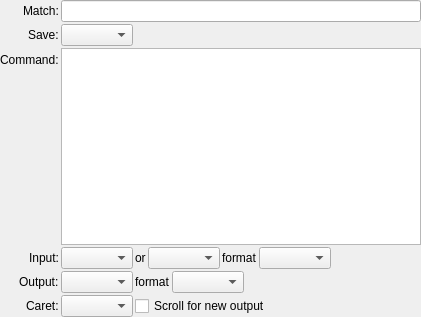
<?xml version="1.0" encoding="UTF-8"?>
<ui version="4.0">
 <class>Command</class>
 <widget class="QWidget" name="Command">
  <property name="geometry">
   <rect>
    <x>0</x>
    <y>0</y>
    <width>421</width>
    <height>317</height>
   </rect>
  </property>
  <property name="windowTitle">
   <string>Form</string>
  </property>
  <layout class="QFormLayout" name="formLayout_2">
   <property name="fieldGrowthPolicy">
    <enum>QFormLayout::AllNonFixedFieldsGrow</enum>
   </property>
   <property name="labelAlignment">
    <set>Qt::AlignRight|Qt::AlignTrailing|Qt::AlignVCenter</set>
   </property>
   <property name="horizontalSpacing">
    <number>2</number>
   </property>
   <property name="verticalSpacing">
    <number>2</number>
   </property>
   <property name="margin">
    <number>0</number>
   </property>
   <item row="2" column="0">
    <widget class="QLabel" name="label_2">
     <property name="text">
      <string>Command:</string>
     </property>
    </widget>
   </item>
   <item row="2" column="1">
    <widget class="QPlainTextEdit" name="command">
     <property name="sizePolicy">
      <sizepolicy hsizetype="Expanding" vsizetype="Expanding">
       <horstretch>0</horstretch>
       <verstretch>1</verstretch>
      </sizepolicy>
     </property>
    </widget>
   </item>
   <item row="5" column="0">
    <widget class="QLabel" name="label_3">
     <property name="text">
      <string>Input:</string>
     </property>
    </widget>
   </item>
   <item row="5" column="1">
    <layout class="QHBoxLayout" name="horizontalLayout">
     <item>
      <widget class="QComboBox" name="comboBoxInput"/>
     </item>
     <item>
      <widget class="QLabel" name="labelInputOption">
       <property name="text">
        <string>or</string>
       </property>
      </widget>
     </item>
     <item>
      <widget class="QComboBox" name="comboBoxFallbackInput"/>
     </item>
     <item>
      <widget class="QLabel" name="label_5">
       <property name="text">
        <string>format</string>
       </property>
      </widget>
     </item>
     <item>
      <widget class="QComboBox" name="comboBoxInputFormat"/>
     </item>
     <item>
      <spacer name="horizontalSpacer">
       <property name="orientation">
        <enum>Qt::Horizontal</enum>
       </property>
       <property name="sizeHint" stdset="0">
        <size>
         <width>40</width>
         <height>20</height>
        </size>
       </property>
      </spacer>
     </item>
    </layout>
   </item>
   <item row="6" column="0">
    <widget class="QLabel" name="label_4">
     <property name="text">
      <string>Output:</string>
     </property>
    </widget>
   </item>
   <item row="6" column="1">
    <layout class="QHBoxLayout" name="horizontalLayout_3">
     <item>
      <widget class="QComboBox" name="comboBoxOutput"/>
     </item>
     <item>
      <widget class="QLabel" name="label_6">
       <property name="text">
        <string>format</string>
       </property>
      </widget>
     </item>
     <item>
      <widget class="QComboBox" name="comboBoxOutputFormat"/>
     </item>
     <item>
      <spacer name="horizontalSpacer_3">
       <property name="orientation">
        <enum>Qt::Horizontal</enum>
       </property>
       <property name="sizeHint" stdset="0">
        <size>
         <width>40</width>
         <height>20</height>
        </size>
       </property>
      </spacer>
     </item>
    </layout>
   </item>
   <item row="7" column="1">
    <layout class="QHBoxLayout" name="horizontalLayout_4">
     <item>
      <widget class="QComboBox" name="comboBoxCaret"/>
     </item>
     <item>
      <widget class="QCheckBox" name="checkBoxAutoScrollOutput">
       <property name="text">
        <string>Scroll for new output</string>
       </property>
      </widget>
     </item>
     <item>
      <spacer name="horizontalSpacer_4">
       <property name="orientation">
        <enum>Qt::Horizontal</enum>
       </property>
       <property name="sizeHint" stdset="0">
        <size>
         <width>40</width>
         <height>20</height>
        </size>
       </property>
      </spacer>
     </item>
    </layout>
   </item>
   <item row="7" column="0">
    <widget class="QLabel" name="label_7">
     <property name="text">
      <string>Caret:</string>
     </property>
    </widget>
   </item>
   <item row="0" column="1">
    <widget class="QLineEdit" name="lineEditPattern"/>
   </item>
   <item row="0" column="0">
    <widget class="QLabel" name="label_8">
     <property name="text">
      <string>Match:</string>
     </property>
    </widget>
   </item>
   <item row="1" column="1">
    <layout class="QHBoxLayout" name="horizontalLayout_2">
     <item>
      <widget class="QComboBox" name="comboBoxBeforeRunning"/>
     </item>
     <item>
      <spacer name="horizontalSpacer_2">
       <property name="orientation">
        <enum>Qt::Horizontal</enum>
       </property>
       <property name="sizeHint" stdset="0">
        <size>
         <width>40</width>
         <height>20</height>
        </size>
       </property>
      </spacer>
     </item>
    </layout>
   </item>
   <item row="1" column="0">
    <widget class="QLabel" name="label">
     <property name="text">
      <string>Save:</string>
     </property>
    </widget>
   </item>
  </layout>
 </widget>
 <resources/>
 <connections/>
</ui>
